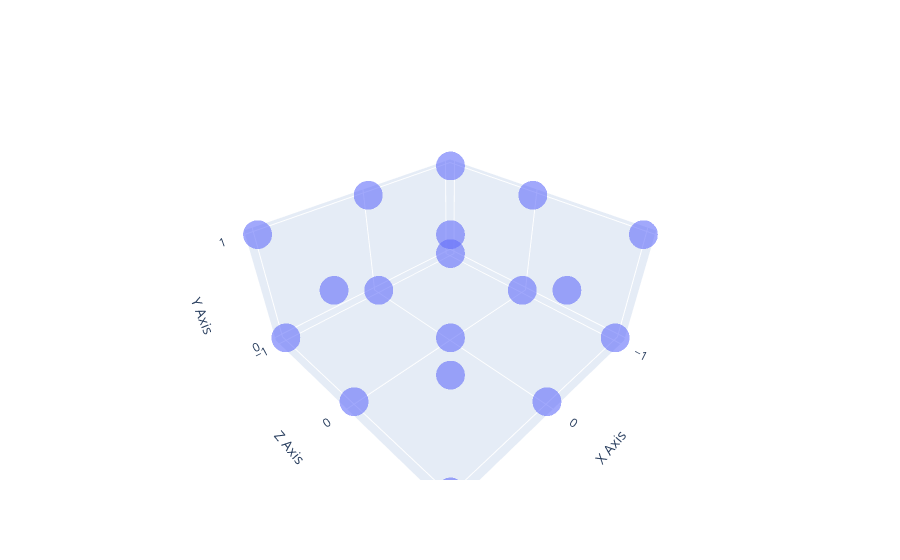

Notebook cell for this chart:
### Code cell
## Cart
plot_3d_scatter(destroy_and_replace(2,2,"cart","farm"))
destroy_and_replace(2,2,"cart","crops")
destroy_and_replace(2,1,"cart","harvest")

### Figure 1 — Plotly figure (JSON) as saved in the notebook; plotly's stock layout.template omitted (floating-point values rounded to 4 significant figures)
{"data": [{"marker": {"opacity": 0.6, "size": 10}, "mode": "markers", "type": "scatter3d", "x": [-1, -1, -1, -1, -1, -1, 0, 0, 0, 0, 0, 0, 1, 1, 1, 1, 1, 1], "y": [-1, -1, 0, 0, 1, 1, -1, -1, 0, 0, 1, 1, -1, -1, 0, 0, 1, 1], "z": [0, 1, 0, 1, 0, 1, 0, 1, 0, 1, 0, 1, 0, 1, 0, 1, 0, 1]}], "layout": {"scene": {"xaxis": {"tickmode": "array", "tickvals": [-1, 0, 1], "title": {"text": "X Axis"}}, "yaxis": {"tickmode": "array", "tickvals": [-1, 0, 1], "title": {"text": "Z Axis"}}, "zaxis": {"tickmode": "array", "tickvals": [0, 1], "title": {"text": "Y Axis"}}}}}
